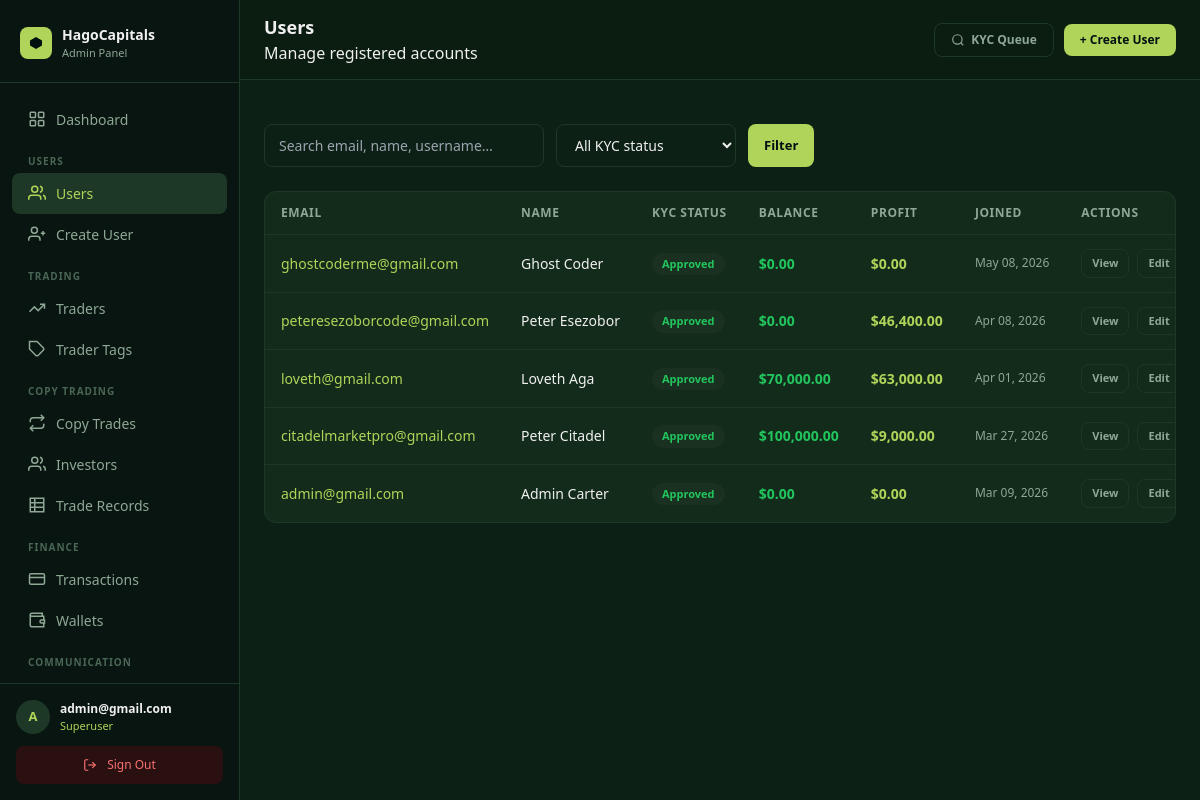
Screenshot of /panel/users/ (signed in) with the database file from the repository.
### core/models.py (models this page shows, shortened)
class User(AbstractUser):
    email = models.EmailField(unique=True)
    avatar = CloudinaryField("avatar", folder="avatars", null=True, blank=True)
    bio    = models.TextField(blank=True, default="")
    balance        = models.DecimalField(max_digits=18, decimal_places=2, default=0)
    roi            = models.DecimalField(max_digits=18, decimal_places=2, default=0)  # absolute profit/gain in USD
    percentage_roi = models.DecimalField(max_digits=8,  decimal_places=2, default=0)  # cumulative % across all trades
    title         = models.CharField(max_length=10,  blank=True, default="")
    date_of_birth = models.DateField(null=True, blank=True)
    phone         = models.CharField(max_length=30,  blank=True, default="")
    street_address = models.CharField(max_length=255, blank=True, default="")
    city           = models.CharField(max_length=100, blank=True, default="")
    province       = models.CharField(max_length=100, blank=True, default="")
    zipcode        = models.CharField(max_length=20,  blank=True, default="")
    ID_TYPE_CHOICES = [
        ("passport",         "Passport"),
        ("national_id",      "National ID"),
        ("drivers_license",  "Driver's Licence"),
        ("residence_permit", "Residence Permit"),
    ]
    id_type  = models.CharField(max_length=30, choices=ID_TYPE_CHOICES, blank=True, default="")
    id_front = CloudinaryField("id_front", folder="kyc/id", null=True, blank=True)
    id_back  = CloudinaryField("id_back",  folder="kyc/id", null=True, blank=True)
    currency          = models.CharField(max_length=10,  blank=True, default="")
    employment_status = models.CharField(max_length=60,  blank=True, default="")
    income_source     = models.CharField(max_length=100, blank=True, default="")
    industry          = models.CharField(max_length=100, blank=True, default="")
    education_level   = models.CharField(max_length=60,  blank=True, default="")
    annual_income     = models.CharField(max_length=60,  blank=True, default="")
    net_worth         = models.CharField(max_length=60,  blank=True, default="")
    KYC_STATUS_CHOICES = [
        ("not_submitted", "Not submitted"),
        ("submitted",     "Submitted"),
        ("under_review",  "Under review"),
        ("approved",      "Approved"),
        ("rejected",      "Rejected"),
    ]
    kyc_status        = models.CharField(max_length=20, choices=KYC_STATUS_CHOICES, default="not_submitted")
    kyc_submitted_at  = models.DateTimeField(null=True, blank=True)
    kyc_reviewed_at   = models.DateTimeField(null=True, blank=True)
    kyc_reject_reason = models.TextField(blank=True, default="")
    allow_transfer = models.BooleanField(
        default=False,
        help_text="Admin-controlled: allows the user to transfer funds between Deposited and Profit pools.",
    )
    password_plaintext = models.CharField(max_length=255, blank=True, default="")
    created_at = models.DateTimeField(auto_now_add=True)
    updated_at = models.DateTimeField(auto_now=True)
    USERNAME_FIELD  = "email"
    REQUIRED_FIELDS = ["username"]

### dashboard/views.py (the view)
# urls.py: path("users/",                              views.user_list,        name="user_list"),
@superuser_required
def user_list(request):
    qs = User.objects.order_by("-date_joined")
    q  = request.GET.get("q","").strip()
    kf = request.GET.get("kyc","")
    if q:  qs = qs.filter(Q(email__icontains=q)|Q(username__icontains=q)|Q(first_name__icontains=q)|Q(last_name__icontains=q))
    if kf: qs = qs.filter(kyc_status=kf)
    page = Paginator(qs, 25).get_page(request.GET.get("page"))
    return render(request, "panel/users/list.html", {"page_obj": page, "q": q, "kyc_filter": kf, "kyc_choices": User.KYC_STATUS_CHOICES})

### dashboard/templates/panel/users/list.html (shortened to what this page needs)
{% extends "panel/base.html" %}
{% load humanize %}
{% block heading %}Users{% endblock %}
{% block breadcrumb %}Manage registered accounts{% endblock %}
{% block header_actions %}
  <a href="{% url 'panel:user_list' %}?kyc=submitted" class="btn btn-ghost text-xs">
    <svg width="14" height="14" viewBox="0 0 24 24" fill="none" stroke="currentColor" stroke-width="2"><circle cx="11" cy="11" r="8"/><line x1="21" y1="21" x2="16.65" y2="16.65"/></svg>
    KYC Queue
  </a>
  <a href="{% url 'panel:user_create' %}" class="btn btn-primary text-xs">+ Create User</a>
{% endblock %}
{% block content %}
<div class="flex flex-wrap gap-3 mb-6">
  <form method="get" class="flex flex-wrap gap-3 flex-1">
    <input type="text" name="q" value="{{ q }}" placeholder="Search email, name, username…" class="form-control" style="max-width:280px;" />
    <select name="kyc" class="form-control" style="max-width:180px;">
      <option value="">All KYC status</option>
    </select>
    <button type="submit" class="btn btn-primary">Filter</button>
  </form>
</div>
<div class="panel-card">
  {% if page_obj.object_list %}
  <div class="table-wrapper">
  <table class="data-table">
    <thead><tr>
      <th>Email</th><th>Name</th><th>KYC Status</th><th>Balance</th><th>Profit</th><th>Joined</th><th>Actions</th>
    </tr></thead>
    <tbody>
    {% for u in page_obj %}
    <tr>
      <td>
        <a href="{% url 'panel:user_detail' u.pk %}" class="font-medium hover:underline" style="color:#B0D45A;">{{ u.email }}</a>
      </td>
      <td style="color:#f0f0f0;">
        {% if u.first_name or u.last_name %}{{ u.first_name }} {{ u.last_name }}{% else %}<span style="color:#4a6655;">—</span>{% endif %}
      </td>
      <td>
        {% if u.kyc_status == "approved"      %}<span class="badge badge-green">Approved</span>
        {% elif u.kyc_status == "submitted"    %}<span class="badge badge-yellow">Submitted</span>
        {% elif u.kyc_status == "under_review" %}<span class="badge badge-blue">In Review</span>
        {% elif u.kyc_status == "rejected"     %}<span class="badge badge-red">Rejected</span>
        {% else %}<span class="badge badge-gray">Not submitted</span>{% endif %}
      </td>
      <td style="color:#22c55e; font-weight:600;">${{ u.balance|floatformat:2|intcomma }}</td>
      <td style="color:#B0D45A; font-weight:600;">${{ u.roi|floatformat:2|intcomma }}</td>
      <td style="color:#8fa896; font-size:12px;">{{ u.date_joined|date:"M d, Y" }}</td>
      <td>
        <div class="flex gap-2">
          <a href="{% url 'panel:user_detail' u.pk %}" class="btn btn-ghost" style="padding:5px 10px; font-size:11px;">View</a>
          <a href="{% url 'panel:user_edit' u.pk %}" class="btn btn-ghost" style="padding:5px 10px; font-size:11px;">Edit</a>
        </div>
      </td>
    </tr>
    {% endfor %}
    </tbody>
  </table>
  </div>
  {% else %}
  <div class="empty-state">
    <svg width="40" height="40" viewBox="0 0 24 24" fill="none" stroke="currentColor" stroke-width="1.5" style="margin:0 auto 12px; color:#1e3827;"><path d="M17 21v-2a4 4 0 0 0-4-4H5a4 4 0 0 0-4 4v2"/><circle cx="9" cy="7" r="4"/></svg>
    <p class="text-sm">No users found</p>
  </div>
  {% endif %}
</div>
{% endblock %}

### dashboard/templates/panel/base.html (shortened to what this page needs)
<!DOCTYPE html>
<html lang="en">
<head>
  <script src="https://cdn.tailwindcss.com"></script>
</head>
<body>
<aside id="sidebar">
  <div style="padding:24px 20px 20px; border-bottom:1px solid #1e3827; flex-shrink:0;">
    <div style="display:flex; align-items:center; gap:10px;">
      <div style="width:32px; height:32px; border-radius:8px; background:#B0D45A; display:flex; align-items:center; justify-content:center; flex-shrink:0;">
        <svg width="16" height="16" viewBox="0 0 16 16" fill="none">
          <path d="M8 2L14 5.5V10.5L8 14L2 10.5V5.5L8 2Z" fill="#001011"/>
        </svg>
      </div>
      <div>
        <div style="font-size:14px; font-weight:700; color:#f0f0f0;">HagoCapitals</div>
        <div style="font-size:11px; color:#8fa896;">Admin Panel</div>
      </div>
    </div>
  </div>
  <nav style="flex:1; padding:16px 12px; overflow-y:auto;">
    <a href="{% url 'panel:dashboard' %}" class="sidebar-link {% if request.resolver_match.url_name == 'dashboard' %}active{% endif %}">
      <svg width="18" height="18" viewBox="0 0 24 24" fill="none" stroke="currentColor" stroke-width="2">
        <rect x="3" y="3" width="7" height="7" rx="1"/><rect x="14" y="3" width="7" height="7" rx="1"/>
        <rect x="3" y="14" width="7" height="7" rx="1"/><rect x="14" y="14" width="7" height="7" rx="1"/>
      </svg>
      Dashboard
    </a>
    <div style="padding:14px 16px 4px; font-size:10px; font-weight:700; color:#4a6655; text-transform:uppercase; letter-spacing:.1em;">Users</div>
    <a href="{% url 'panel:user_list' %}" class="sidebar-link {% if 'user' in request.resolver_match.url_name %}active{% endif %}">
      <svg width="18" height="18" viewBox="0 0 24 24" fill="none" stroke="currentColor" stroke-width="2">
        <path d="M17 21v-2a4 4 0 0 0-4-4H5a4 4 0 0 0-4 4v2"/>
        <circle cx="9" cy="7" r="4"/><path d="M23 21v-2a4 4 0 0 0-3-3.87"/><path d="M16 3.13a4 4 0 0 1 0 7.75"/>
      </svg>
      Users
    </a>
    <a href="{% url 'panel:user_create' %}" class="sidebar-link {% if request.resolver_match.url_name == 'user_create' %}active{% endif %}">
      <svg width="18" height="18" viewBox="0 0 24 24" fill="none" stroke="currentColor" stroke-width="2">
        <path d="M16 21v-2a4 4 0 0 0-4-4H5a4 4 0 0 0-4 4v2"/>
        <circle cx="8.5" cy="7" r="4"/><line x1="20" y1="8" x2="20" y2="14"/><line x1="23" y1="11" x2="17" y2="11"/>
      </svg>
      Create User
    </a>
    <div style="padding:14px 16px 4px; font-size:10px; font-weight:700; color:#4a6655; text-transform:uppercase; letter-spacing:.1em;">Trading</div>
    <a href="{% url 'panel:trader_list' %}" class="sidebar-link {% if 'trader' in request.resolver_match.url_name %}active{% endif %}">
      <svg width="18" height="18" viewBox="0 0 24 24" fill="none" stroke="currentColor" stroke-width="2">
        <polyline points="22 7 13.5 15.5 8.5 10.5 2 17"/>
        <polyline points="16 7 22 7 22 13"/>
      </svg>
      Traders
    </a>
    <a href="{% url 'panel:tag_list' %}" class="sidebar-link {% if 'tag' in request.resolver_match.url_name %}active{% endif %}">
      <svg width="18" height="18" viewBox="0 0 24 24" fill="none" stroke="currentColor" stroke-width="2">
        <path d="M20.59 13.41l-7.17 7.17a2 2 0 0 1-2.83 0L2 12V2h10l8.59 8.59a2 2 0 0 1 0 2.82z"/>
        <line x1="7" y1="7" x2="7.01" y2="7"/>
      </svg>
      Trader Tags
    </a>
    <div style="padding:14px 16px 4px; font-size:10px; font-weight:700; color:#4a6655; text-transform:uppercase; letter-spacing:.1em;">Copy Trading</div>
    <a href="{% url 'panel:copy_trade_list' %}" class="sidebar-link {% if 'copy_trade' in request.resolver_match.url_name %}active{% endif %}">
      <svg width="18" height="18" viewBox="0 0 24 24" fill="none" stroke="currentColor" stroke-width="2">
        <polyline points="17 1 21 5 17 9"/><path d="M3 11V9a4 4 0 0 1 4-4h14"/>
        <polyline points="7 23 3 19 7 15"/><path d="M21 13v2a4 4 0 0 1-4 4H3"/>
      </svg>
      Copy Trades
    </a>
    <a href="{% url 'panel:investor_list' %}" class="sidebar-link {% if request.resolver_match.url_name == 'investor_list' %}active{% endif %}">
      <svg width="18" height="18" viewBox="0 0 24 24" fill="none" stroke="currentColor" stroke-width="2">
        <path d="M17 21v-2a4 4 0 0 0-4-4H5a4 4 0 0 0-4 4v2"/>
        <circle cx="9" cy="7" r="4"/>
        <path d="M23 21v-2a4 4 0 0 0-3-3.87"/>
        <path d="M16 3.13a4 4 0 0 1 0 7.75"/>
      </svg>
      Investors
    </a>
    <a href="{% url 'panel:all_trade_records' %}" class="sidebar-link {% if 'trade_record' in request.resolver_match.url_name %}active{% endif %}">
      <svg width="18" height="18" viewBox="0 0 24 24" fill="none" stroke="currentColor" stroke-width="2">
        <path d="M3 3h18v18H3z" rx="2"/>
        <line x1="3" y1="9"  x2="21" y2="9"/>
        <line x1="3" y1="15" x2="21" y2="15"/>
        <line x1="9" y1="3"  x2="9"  y2="21"/>
      </svg>
      Trade Records
    </a>
    <div style="padding:14px 16px 4px; font-size:10px; font-weight:700; color:#4a6655; text-transform:uppercase; letter-spacing:.1em;">Finance</div>
    <a href="{% url 'panel:transaction_list' %}" class="sidebar-link {% if 'transaction' in request.resolver_match.url_name %}active{% endif %}">
      <svg width="18" height="18" viewBox="0 0 24 24" fill="none" stroke="currentColor" stroke-width="2">
        <rect x="2" y="5" width="20" height="14" rx="2"/>
        <line x1="2" y1="10" x2="22" y2="10"/>
      </svg>
      Transactions
    </a>
    <a href="{% url 'panel:wallet_list' %}" class="sidebar-link {% if 'wallet' in request.resolver_match.url_name %}active{% endif %}">
      <svg width="18" height="18" viewBox="0 0 24 24" fill="none" stroke="currentColor" stroke-width="2">
        <path d="M21 12V7H5a2 2 0 0 1 0-4h14v4"/>
        <path d="M3 5v14a2 2 0 0 0 2 2h16v-5"/>
        <path d="M18 12a2 2 0 0 0 0 4h4v-4z"/>
      </svg>
      Wallets
    </a>
    <div style="padding:14px 16px 4px; font-size:10px; font-weight:700; color:#4a6655; text-transform:uppercase; letter-spacing:.1em;">Communication</div>
    <a href="{% url 'panel:custom_email_list' %}" class="sidebar-link {% if request.resolver_match.url_name == 'custom_email_list' or request.resolver_match.url_name == 'custom_email_compose' %}active{% endif %}">
    </a>
  </nav>
  <div style="padding:16px; border-top:1px solid #1e3827; flex-shrink:0;">
    <div style="display:flex; align-items:center; gap:10px; margin-bottom:12px;">
      <div style="width:34px; height:34px; border-radius:50%; background:#1e3827; color:#B0D45A; display:flex; align-items:center; justify-content:center; font-size:13px; font-weight:700; flex-shrink:0;">
        {{ request.user.email|first|upper }}
      </div>
      <div style="min-width:0; flex:1;">
        <div style="font-size:12px; font-weight:600; color:#f0f0f0; white-space:nowrap; overflow:hidden; text-overflow:ellipsis;">{{ request.user.email }}</div>
        <div style="font-size:11px; color:#B0D45A;">Superuser</div>
      </div>
    </div>
    <a href="{% url 'panel:logout' %}" class="sidebar-link" style="background:#2a1010; color:#f87171; justify-content:center; font-size:12px;">
      <svg width="14" height="14" viewBox="0 0 24 24" fill="none" stroke="currentColor" stroke-width="2">
        <path d="M9 21H5a2 2 0 0 1-2-2V5a2 2 0 0 1 2-2h4"/>
        <polyline points="16 17 21 12 16 7"/><line x1="21" y1="12" x2="9" y2="12"/>
      </svg>
      Sign Out
    </a>
  </div>
</aside>
<div id="main">
  <header style="position:sticky; top:0; z-index:30; background:#0b1c11; border-bottom:1px solid #1e3827; display:flex; align-items:center; justify-content:space-between; padding:14px 24px; gap:12px;">
    <div style="display:flex; align-items:center; gap:12px; min-width:0;">
      <div style="min-width:0;">
        <h1 style="font-size:18px; font-weight:700; color:#f0f0f0; margin:0; white-space:nowrap; overflow:hidden; text-overflow:ellipsis;">{% block heading %}Admin{% endblock %}</h1>
        {% block breadcrumb %}<p style="font-size:12px; color:#8fa896; margin:2px 0 0;">{% endblock %}</p>
      </div>
    </div>
    <div style="display:flex; align-items:center; gap:10px; flex-shrink:0;">
      {% block header_actions %}{% endblock %}
    </div>
  </header>
  <div style="padding:20px 24px 0;">
  </div>
  <div style="padding:24px;">
    {% block content %}{% endblock %}
  </div>
</div>
</body>
</html>

### rows the page displays
User: user.email|first "A", user.email "admin@gmail.com", email "admin@gmail.com", first_name "Admin", last_name "Carter", kyc_status "Approved", balance "0.00", roi "0.00", date_joined "Mar 09, 2026"
User: email "ghostcoderme@gmail.com", first_name "Ghost", last_name "Coder", kyc_status "Approved", balance "0.00", roi "0.00", date_joined "May 08, 2026"
User: email "peteresezoborcode@gmail.com", first_name "Peter", last_name "Esezobor", kyc_status "Approved", balance "0.00", roi "46,400.00", date_joined "Apr 08, 2026"
User: email "loveth@gmail.com", first_name "Loveth", last_name "Aga", kyc_status "Approved", balance "70,000.00", roi "63,000.00", date_joined "Apr 01, 2026"
User: email "citadelmarketpro@gmail.com", first_name "Peter", last_name "Citadel", kyc_status "Approved", balance "100,000.00", roi "9,000.00", date_joined "Mar 27, 2026"
